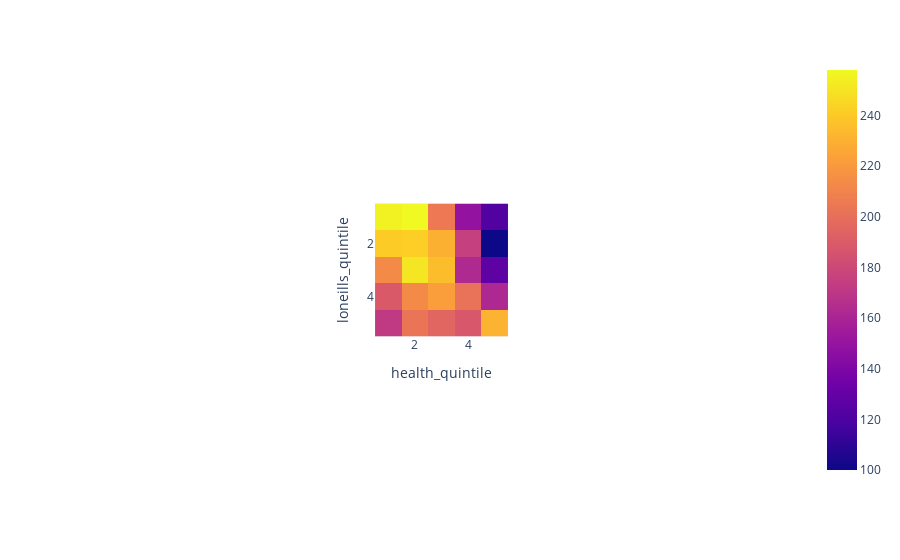

Notebook code cell kept with this figure:
### Code cell
fig = px.imshow(quintile_counts)
fig.show()

### Figure 1 — Plotly figure (JSON) as saved in the notebook; plotly's stock layout.template omitted (floating-point values rounded to 4 significant figures)
{"data": [{"coloraxis": "coloraxis", "hovertemplate": "health_quintile: %{x}<br>loneills_quintile: %{y}<br>color: %{z}<extra></extra>", "name": "0", "type": "heatmap", "x": [1, 2, 3, 4, 5], "xaxis": "x", "y": [1, 2, 3, 4, 5], "yaxis": "y", "z": [[255, 258, 205, 149, 122], [241, 242, 230, 175, 100], [213, 251, 235, 163, 127], [189, 213, 222, 202, 162], [172, 203, 195, 188, 231]]}], "layout": {"autosize": true, "coloraxis": {"colorscale": [[0, "#0d0887"], [0.1111, "#46039f"], [0.2222, "#7201a8"], [0.3333, "#9c179e"], [0.4444, "#bd3786"], [0.5556, "#d8576b"], [0.6667, "#ed7953"], [0.7778, "#fb9f3a"], [0.8889, "#fdca26"], [1, "#f0f921"]]}, "margin": {"t": 60}, "xaxis": {"anchor": "y", "autorange": true, "constrain": "domain", "domain": [0.4081, 0.5919], "range": [0.5, 5.5], "scaleanchor": "y", "title": {"text": "health_quintile"}, "type": "linear"}, "yaxis": {"anchor": "x", "autorange": true, "constrain": "domain", "domain": [0, 1], "range": [5.5, 0.5], "title": {"text": "loneills_quintile"}, "type": "linear"}}}
